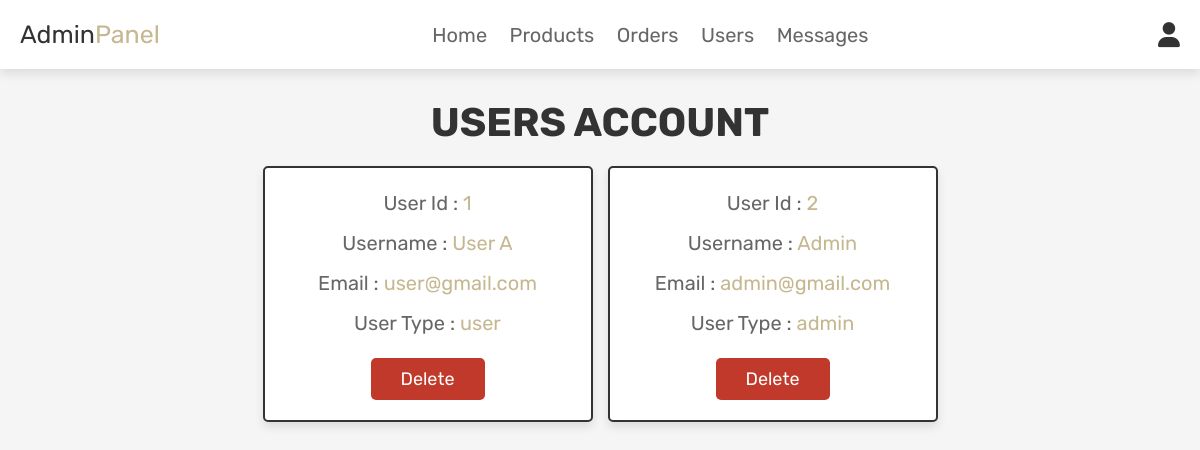
Screenshot of /admin_users.php (signed in) with the database file from the repository.
### tables this page shows
CREATE TABLE `users` (
  `id` int(100) NOT NULL,
  `name` varchar(100) NOT NULL,
  `email` varchar(100) NOT NULL,
  `password` varchar(100) NOT NULL,
  `user_type` varchar(20) NOT NULL DEFAULT 'user'
);

### admin_users.php (the view, shortened to what this page needs)
<?php
@include 'config.php';
?>
<!DOCTYPE html>
<html lang="en">
<head>
   <link rel="stylesheet" href="https://cdnjs.cloudflare.com/ajax/libs/font-awesome/6.0.0/css/all.min.css">
   <link rel="stylesheet" href="css/admin_style.css">
</head>
<body>
<?php @include 'admin_header.php'; ?>
<section class="users">
   <h1 class="title">users account</h1>
   <div class="box-container">
      <?php
         $select_users = mysqli_query($conn, "SELECT * FROM `users`") or die('query failed');
         if(mysqli_num_rows($select_users) > 0){
            while($fetch_users = mysqli_fetch_assoc($select_users)){
      ?>
      <div class="box">
         <p>User Id : <span><?php echo $fetch_users['id']; ?></span></p>
         <p>Username : <span><?php echo $fetch_users['name']; ?></span></p>
         <p>Email : <span><?php echo $fetch_users['email']; ?></span></p>
         <p>User Type : <span style="color:<?php if($fetch_users['user_type'] == 'admin'){ echo 'var(--choco)'; }; ?>"><?php echo $fetch_users['user_type']; ?></span></p>
         <a href="admin_users.php?delete=<?php echo $fetch_users['id']; ?>" onclick="return confirm('Delete this user?');" class="delete-btn">delete</a>
      </div>
      <?php
         }
      }
      ?>
   </div>
</section>
</body>
</html>

### css/admin_style.css (style rules this page uses)
:root { --choco:#c5b78f; --red:#c0392b; --orange:#eb9710; --black:#333; --white:#fff; --light-color:#666; --light-white:#ccc; --light-bg:#f5f5f5; --border:.2rem solid var(--black); --box-shadow:0 .5rem 1rem rgba(0,0,0,.1); }
* { font-family: 'Rubik', sans-serif; margin:0; padding:0; box-sizing: border-box; outline: none; border:none; text-decoration: none; transition:all .2s linear; }
html { font-size: 62.5%; overflow-x: hidden; scroll-behavior: smooth; scroll-padding-top: 6.5rem; }
body { background: var(--light-bg); }
section { padding:3rem 2rem; }
.title { text-align: center; margin-bottom: 2rem; color:var(--black); text-transform: uppercase; font-size: 4rem; }
.btn, .delete-btn, .option-btn { display: inline-block; border-radius: .5rem; margin-top: 1rem; font-size: 1.8rem; color:var(--white); cursor: pointer; padding:1rem 3rem; text-transform: capitalize; }
.delete-btn { background-color: var(--red); }
.users .box-container { display: grid; grid-template-columns: repeat(auto-fit, 33rem); gap:1.5rem; align-items: flex-start; max-width: 1200px; margin: 0 auto; justify-content: center; }
.users .box-container .box { padding:2rem; border:var(--border); background-color: var(--white); box-shadow: var(--box-shadow); border-radius: .5rem; text-align: center; }
.users .box-container .box p { font-size: 2rem; color:var(--light-color); margin-bottom: 1rem; line-height: 1.5; }
.users .box-container .box p span { color:var(--choco); }
.users .box-container .box .delete-btn { margin-top: .5; }

### rows the page displays
users: id "1", name "User A", email "user@gmail.com", user_type "user"
users: id "2", name "Admin", email "admin@gmail.com", user_type "admin"
